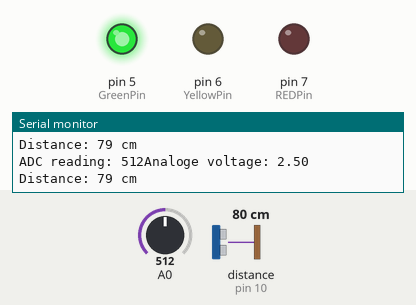
Recording of a sketch running on a simulated Arduino Uno, built with avr-gcc and run on an emulated ATmega328P. On the bench: output pins drawn as LEDs (lit = HIGH), the last lines printed to the serial monitor. Wiring (inferred from the names in the program): ultrasonic range finder: trigger pin 9; echo pin 10. Dashed ring = blinking. The test bench sets the inputs (shaded band); at power-on: distance to the obstacle (sensor on pin 10) 80 cm, A0 = 512. The echo pulse lasts 58.3 µs per cm; pins used as bus, display or sensor lines are not drawn.

Above: at 1.3 s.
1.4 s: distance to the obstacle (sensor on pin 10) set to 57 cm
2.9 s: distance to the obstacle (sensor on pin 10) set to 48 cm
At 4.2 s:
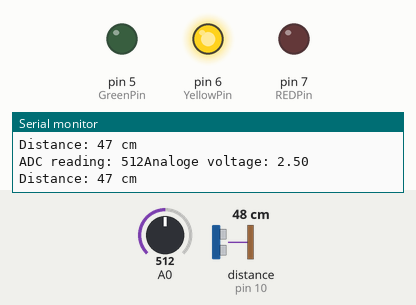
4.5 s: A0 set to 955
7.5 s: A0 set to 973
At 7.9 s:
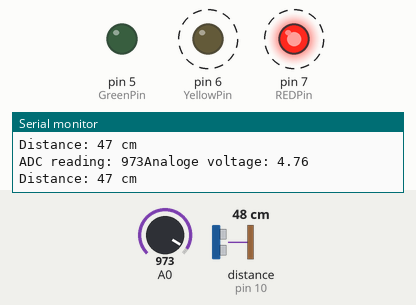
10.5 s: A0 set to 1023
At 11.8 s:
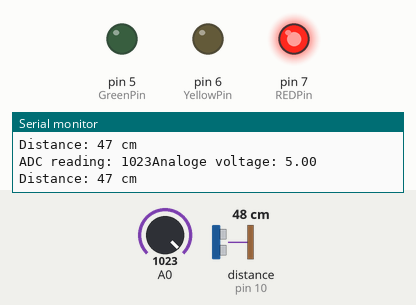
12.1 s: distance to the obstacle (sensor on pin 10) set to 120 cm
At 12.6 s:
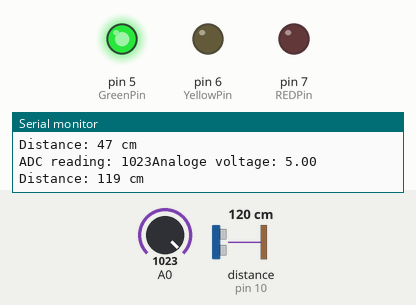
Timing chart, 0 to 14.6 s (numbered marks = the images above; inputs shaded):
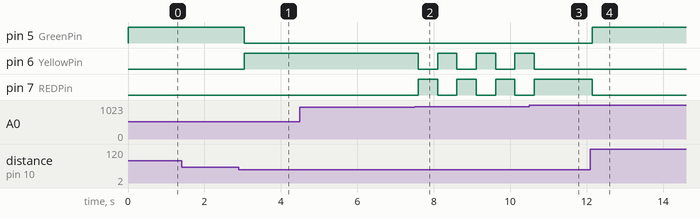

Measured:
- the behaviour switches between 52 and 51 cm on distance to the obstacle (sensor on pin 10) (found by bisection; images 0 and 1)
- the behaviour switches between 961 and 962 on A0 (found by bisection; images 1 and 2)
- after the input at 2.9 s, pin 5 (GreenPin): HIGH → LOW after 0.15 s; pin 6 (YellowPin): LOW → HIGH after 0.15 s
- after the input at 7.5 s, pin 6 (YellowPin), pin 7 (REDPin): alternates HIGH for 0.51 s and LOW for 0.51 s, starting after 0.09 s
- after the input at 10.5 s, pin 6 (YellowPin): goes on until 10.6 s, then stays LOW; pin 7 (REDPin): goes on until 10.6 s, then stays HIGH
- after the input at 12.1 s, pin 5 (GreenPin): LOW → HIGH after 0.05 s; pin 7 (REDPin): HIGH → LOW after 0.05 s

The sketch:

Task1.ino
```cpp
const int trigPin = 9; // Trig pin connected to pin 9
const int echoPin = 10; // Echo pin connected to pin 10
const int REDPin = 7;
const int YellowPin = 6;
const int GreenPin = 5;

const int MinDefault = 10;
const int MAXDefault = 20;


void setup() {
  pinMode(trigPin, OUTPUT);
  pinMode(echoPin, INPUT);
  pinMode(REDPin, OUTPUT);
  pinMode(YellowPin, OUTPUT);
  pinMode(GreenPin, OUTPUT);
  Serial.begin(9600); // Start the Serial Monitor to see the results
}

void loop() {
  long duration;
  int distance;

  int sensorValue = analogRead(A0);
  float voltage = sensorValue * (5.0/1023.0);

  // print out the value you read:
  Serial.print("ADC reading: ");
  Serial.print(sensorValue);
  Serial.print("Analoge voltage: ");
  Serial.println(voltage);
  delay(1);  // delay in between reads for stability


  // Send a 10 microsecond pulse to Trig pin
  digitalWrite(trigPin, LOW);
  delayMicroseconds(2);
  digitalWrite(trigPin, HIGH);
  delayMicroseconds(10);
  digitalWrite(trigPin, LOW);

  // Read the time from the Echo pin
  duration = pulseIn(echoPin, HIGH);

  // Calculate the distance in cm (speed of sound is 343 m/s or 0.0343 cm/microsecond)
  distance = duration * 0.0343 / 2; // Dividing by 2 because it goes there and back


  //If distance is greater than 20cm then trun green led ON
  if(distance > (MAXDefault * voltage)){
  	digitalWrite(GreenPin, HIGH);
    digitalWrite(YellowPin, LOW);
    digitalWrite(REDPin, LOW);

   //If distance is less than 20cm
    //and greater than 10 turn led yellow ON
  }else if(distance < (MAXDefault * voltage)
           && distance > (MinDefault * voltage)){
  	digitalWrite(YellowPin, HIGH);
    digitalWrite(GreenPin, LOW);
    digitalWrite(REDPin, LOW);

  //else turn red led ON
  }else{
  	digitalWrite(REDPin, HIGH);
    digitalWrite(YellowPin, LOW);
    digitalWrite(GreenPin, LOW);
  }
  // Print the distance to the Serial Monitor
  Serial.print("Distance: ");
  Serial.print(distance);
  Serial.println(" cm");

  delay(500); // Wait before the next reading
}
```
